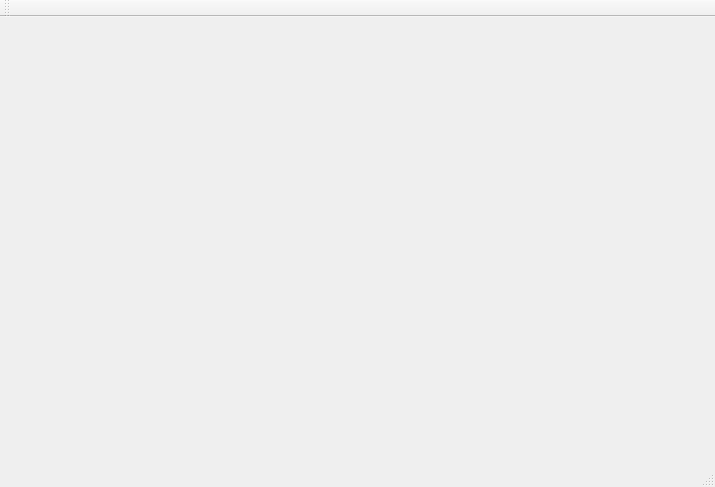
<?xml version="1.0" encoding="UTF-8"?>
<ui version="4.0">
 <class>MainWindow</class>
 <widget class="QMainWindow" name="MainWindow">
  <property name="geometry">
   <rect>
    <x>0</x>
    <y>0</y>
    <width>715</width>
    <height>487</height>
   </rect>
  </property>
  <property name="windowTitle">
   <string>MainWindow</string>
  </property>
  <widget class="QWidget" name="centralWidget"/>
  <widget class="QMenuBar" name="menuBar">
   <property name="geometry">
    <rect>
     <x>0</x>
     <y>0</y>
     <width>715</width>
     <height>20</height>
    </rect>
   </property>
  </widget>
  <widget class="QToolBar" name="mainToolBar">
   <attribute name="toolBarArea">
    <enum>TopToolBarArea</enum>
   </attribute>
   <attribute name="toolBarBreak">
    <bool>false</bool>
   </attribute>
  </widget>
  <widget class="QStatusBar" name="statusBar"/>
 </widget>
 <layoutdefault spacing="6" margin="11"/>
 <resources/>
 <connections/>
</ui>
